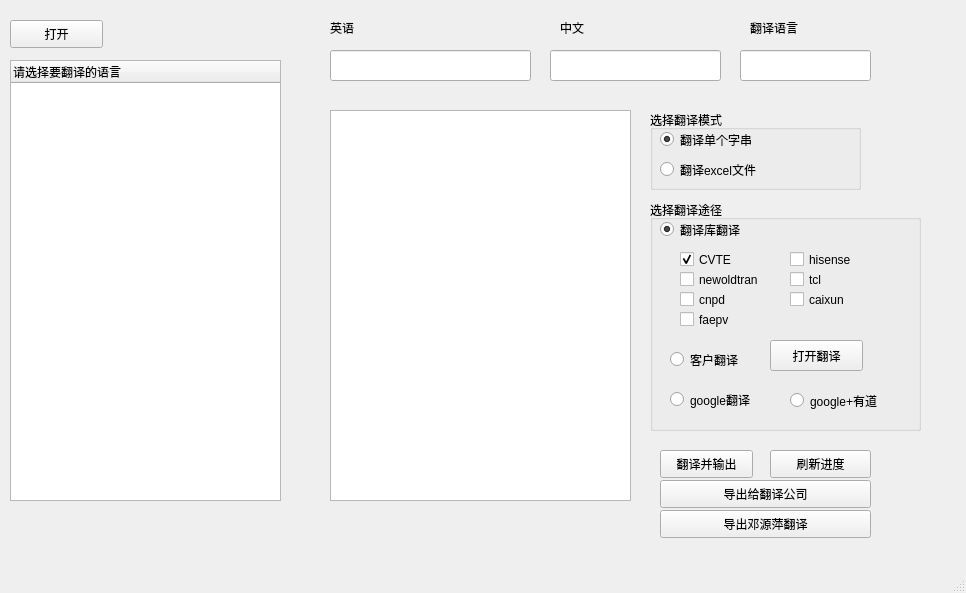
<?xml version="1.0" encoding="UTF-8"?>
<ui version="4.0">
 <class>MainWindow</class>
 <widget class="QMainWindow" name="MainWindow">
  <property name="geometry">
   <rect>
    <x>0</x>
    <y>0</y>
    <width>966</width>
    <height>593</height>
   </rect>
  </property>
  <property name="windowTitle">
   <string>MainWindow</string>
  </property>
  <widget class="QWidget" name="centralwidget">
   <widget class="QPushButton" name="ptn_open">
    <property name="geometry">
     <rect>
      <x>10</x>
      <y>20</y>
      <width>93</width>
      <height>28</height>
     </rect>
    </property>
    <property name="text">
     <string>打开</string>
    </property>
   </widget>
   <widget class="QPushButton" name="ptn_translation">
    <property name="geometry">
     <rect>
      <x>660</x>
      <y>450</y>
      <width>93</width>
      <height>28</height>
     </rect>
    </property>
    <property name="text">
     <string>翻译并输出</string>
    </property>
   </widget>
   <widget class="QTreeWidget" name="treeWidget_language">
    <property name="geometry">
     <rect>
      <x>10</x>
      <y>60</y>
      <width>271</width>
      <height>441</height>
     </rect>
    </property>
    <column>
     <property name="text">
      <string>请选择要翻译的语言</string>
     </property>
    </column>
   </widget>
   <widget class="QLineEdit" name="lineEdit_word">
    <property name="geometry">
     <rect>
      <x>330</x>
      <y>50</y>
      <width>201</width>
      <height>31</height>
     </rect>
    </property>
   </widget>
   <widget class="QLineEdit" name="lineEdit_language">
    <property name="geometry">
     <rect>
      <x>740</x>
      <y>50</y>
      <width>131</width>
      <height>31</height>
     </rect>
    </property>
   </widget>
   <widget class="QTextEdit" name="textEdit_ouput">
    <property name="geometry">
     <rect>
      <x>330</x>
      <y>110</y>
      <width>301</width>
      <height>391</height>
     </rect>
    </property>
   </widget>
   <widget class="QLabel" name="label">
    <property name="geometry">
     <rect>
      <x>330</x>
      <y>20</y>
      <width>72</width>
      <height>15</height>
     </rect>
    </property>
    <property name="text">
     <string>英语</string>
    </property>
   </widget>
   <widget class="QLineEdit" name="lineEdit_word_ch">
    <property name="geometry">
     <rect>
      <x>550</x>
      <y>50</y>
      <width>171</width>
      <height>31</height>
     </rect>
    </property>
   </widget>
   <widget class="QLabel" name="label_2">
    <property name="geometry">
     <rect>
      <x>560</x>
      <y>20</y>
      <width>72</width>
      <height>15</height>
     </rect>
    </property>
    <property name="text">
     <string>中文</string>
    </property>
   </widget>
   <widget class="QLabel" name="label_3">
    <property name="geometry">
     <rect>
      <x>750</x>
      <y>20</y>
      <width>72</width>
      <height>15</height>
     </rect>
    </property>
    <property name="text">
     <string>翻译语言</string>
    </property>
   </widget>
   <widget class="QGroupBox" name="groupBox">
    <property name="geometry">
     <rect>
      <x>650</x>
      <y>110</y>
      <width>211</width>
      <height>80</height>
     </rect>
    </property>
    <property name="title">
     <string>选择翻译模式</string>
    </property>
    <widget class="QRadioButton" name="radioButton_word">
     <property name="geometry">
      <rect>
       <x>10</x>
       <y>20</y>
       <width>115</width>
       <height>19</height>
      </rect>
     </property>
     <property name="text">
      <string>翻译单个字串</string>
     </property>
     <property name="checked">
      <bool>true</bool>
     </property>
    </widget>
    <widget class="QRadioButton" name="radioButton_all">
     <property name="geometry">
      <rect>
       <x>10</x>
       <y>50</y>
       <width>161</width>
       <height>19</height>
      </rect>
     </property>
     <property name="text">
      <string>翻译excel文件</string>
     </property>
    </widget>
   </widget>
   <widget class="QGroupBox" name="groupBox_2">
    <property name="geometry">
     <rect>
      <x>650</x>
      <y>200</y>
      <width>271</width>
      <height>231</height>
     </rect>
    </property>
    <property name="title">
     <string>选择翻译途径</string>
    </property>
    <widget class="QRadioButton" name="radioButton_shield">
     <property name="geometry">
      <rect>
       <x>10</x>
       <y>20</y>
       <width>115</width>
       <height>19</height>
      </rect>
     </property>
     <property name="text">
      <string>翻译库翻译</string>
     </property>
     <property name="checked">
      <bool>true</bool>
     </property>
    </widget>
    <widget class="QRadioButton" name="radioButton_customer">
     <property name="geometry">
      <rect>
       <x>20</x>
       <y>150</y>
       <width>115</width>
       <height>19</height>
      </rect>
     </property>
     <property name="text">
      <string>客户翻译</string>
     </property>
    </widget>
    <widget class="QRadioButton" name="radioButton_google">
     <property name="geometry">
      <rect>
       <x>20</x>
       <y>190</y>
       <width>115</width>
       <height>19</height>
      </rect>
     </property>
     <property name="text">
      <string>google翻译</string>
     </property>
    </widget>
    <widget class="QPushButton" name="ptn_open_customer">
     <property name="geometry">
      <rect>
       <x>120</x>
       <y>140</y>
       <width>93</width>
       <height>31</height>
      </rect>
     </property>
     <property name="text">
      <string>打开翻译</string>
     </property>
    </widget>
    <widget class="QCheckBox" name="checkBox_shield_0">
     <property name="geometry">
      <rect>
       <x>30</x>
       <y>50</y>
       <width>81</width>
       <height>19</height>
      </rect>
     </property>
     <property name="text">
      <string>CVTE</string>
     </property>
     <property name="checked">
      <bool>true</bool>
     </property>
    </widget>
    <widget class="QCheckBox" name="checkBox_shield_1">
     <property name="geometry">
      <rect>
       <x>30</x>
       <y>70</y>
       <width>111</width>
       <height>19</height>
      </rect>
     </property>
     <property name="text">
      <string>newoldtran</string>
     </property>
    </widget>
    <widget class="QCheckBox" name="checkBox_shield_2">
     <property name="geometry">
      <rect>
       <x>30</x>
       <y>90</y>
       <width>81</width>
       <height>19</height>
      </rect>
     </property>
     <property name="text">
      <string>cnpd</string>
     </property>
    </widget>
    <widget class="QCheckBox" name="checkBox_shield_3">
     <property name="geometry">
      <rect>
       <x>30</x>
       <y>110</y>
       <width>81</width>
       <height>19</height>
      </rect>
     </property>
     <property name="text">
      <string>faepv</string>
     </property>
    </widget>
    <widget class="QCheckBox" name="checkBox_shield_4">
     <property name="geometry">
      <rect>
       <x>140</x>
       <y>50</y>
       <width>121</width>
       <height>19</height>
      </rect>
     </property>
     <property name="text">
      <string>hisense</string>
     </property>
    </widget>
    <widget class="QCheckBox" name="checkBox_shield_5">
     <property name="geometry">
      <rect>
       <x>140</x>
       <y>70</y>
       <width>121</width>
       <height>19</height>
      </rect>
     </property>
     <property name="text">
      <string>tcl</string>
     </property>
    </widget>
    <widget class="QCheckBox" name="checkBox_shield_6">
     <property name="geometry">
      <rect>
       <x>140</x>
       <y>90</y>
       <width>121</width>
       <height>19</height>
      </rect>
     </property>
     <property name="text">
      <string>caixun</string>
     </property>
    </widget>
    <widget class="QRadioButton" name="radioButton_google_youdao">
     <property name="geometry">
      <rect>
       <x>140</x>
       <y>190</y>
       <width>121</width>
       <height>21</height>
      </rect>
     </property>
     <property name="text">
      <string>google+有道</string>
     </property>
    </widget>
   </widget>
   <widget class="QPushButton" name="ptn_check">
    <property name="geometry">
     <rect>
      <x>770</x>
      <y>450</y>
      <width>101</width>
      <height>28</height>
     </rect>
    </property>
    <property name="text">
     <string>刷新进度</string>
    </property>
   </widget>
   <widget class="QPushButton" name="ptn_export">
    <property name="geometry">
     <rect>
      <x>660</x>
      <y>480</y>
      <width>211</width>
      <height>28</height>
     </rect>
    </property>
    <property name="text">
     <string>导出给翻译公司</string>
    </property>
   </widget>
   <widget class="QPushButton" name="ptn_export_2">
    <property name="geometry">
     <rect>
      <x>660</x>
      <y>510</y>
      <width>211</width>
      <height>28</height>
     </rect>
    </property>
    <property name="text">
     <string>导出邓源萍翻译</string>
    </property>
   </widget>
  </widget>
  <widget class="QMenuBar" name="menubar">
   <property name="geometry">
    <rect>
     <x>0</x>
     <y>0</y>
     <width>966</width>
     <height>26</height>
    </rect>
   </property>
  </widget>
  <widget class="QStatusBar" name="statusbar"/>
 </widget>
 <resources/>
 <connections/>
</ui>
